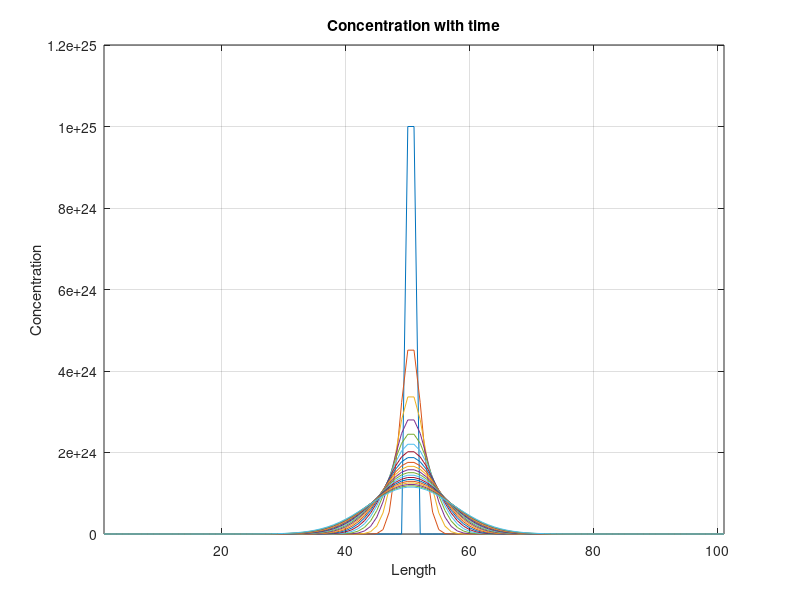

Write the MATLAB code that produced this figure.
%%Constants 
delta_x = 1e-6; %1um 
L = 1e-4; %100um
initial_conc = 1e25; %per m^3
N = ceil(L/delta_x);

%The time for which the code simulates the diffusion
sim_time = 1e-8; %10ns
delta_T = 1e-10; %1ns time step
T = ceil(sim_time/delta_T);

D = 25e-4; % Diffusion constant

k = D*delta_T/(delta_x^2);

%% Defining arrays 
C = zeros(T,N); % The concentration across L and with time 

%Three-point finite-difference representation of Laplacian
Lap = -2.*diag(ones(N,1),0) + diag(ones(N-1,1),1) + diag(ones(N-1,1),-1); %Three-point finite-difference representation of Laplacian
Lap(1,1) = -2;
Lap(N,N) = -1;

%% Initial Condition 
C(1,ceil(N/2) -1) = initial_conc;
C(1,ceil(N/2)) = initial_conc;

%% Iterrations

for i=1:T
   C(i+1,:) = C(i,:) + k.*(Lap*C(i,:)')'; 
   for check=1:N
       if(C(i+1,check) < 0)
           C(i+1,check)=0;
       end
   end 
end

%% Ploting Results 
figure();
for i=1:5:T
    plot(C(i,:));
    hold on;
end 

title('Concentration with time')
ylabel('Concentration');
xlabel('Length');
xlim([1 101]);
grid on;
